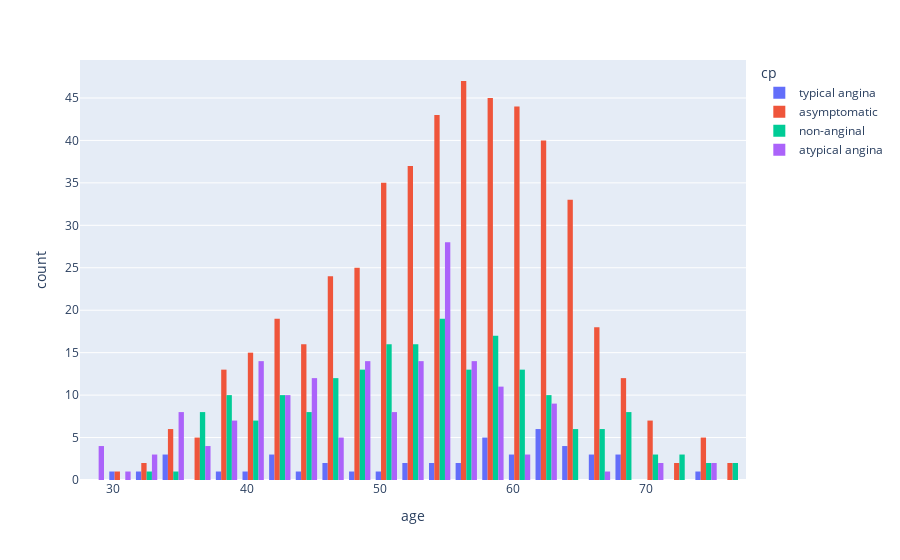

The notebook cell this image was saved under:
### Code cell
fig = px.histogram(df, x='age', color='cp', barmode='group')
fig.show()

### Figure 1 — Plotly figure (JSON) as saved in the notebook; plotly's stock layout.template omitted (floating-point values rounded to 4 significant figures; data arrays with more than 128 entries replaced by an {"elided": "..."} marker saying what was removed)
{"data": [{"alignmentgroup": "True", "bingroup": "x", "hovertemplate": "cp=typical angina<br>age=%{x}<br>count=%{y}<extra></extra>", "legendgroup": "typical angina", "marker": {"color": "#636efa", "pattern": {"shape": ""}}, "name": "typical angina", "offsetgroup": "typical angina", "orientation": "v", "showlegend": true, "type": "histogram", "x": [63, 64, 58, 66, 69, 40, 51, 34, 52, 65, 59, 52, 42, 59, 69, 59, 38, 56, 61, 60, 59, 64, 45, 30, 35, 43, 47, 54, 57, 62, 34, 43, 46, 55, 32, 62, 62, 67, 67, 65, 49, 62, 61, 68, 74, 62], "xaxis": "x", "yaxis": "y"}, {"alignmentgroup": "True", "bingroup": "x", "hovertemplate": "cp=asymptomatic<br>age=%{x}<br>count=%{y}<extra></extra>", "legendgroup": "asymptomatic", "marker": {"color": "#EF553B", "pattern": {"shape": ""}}, "name": "asymptomatic", "offsetgroup": "asymptomatic", "orientation": "v", "showlegend": true, "type": "histogram", "x": {"elided": "496 int values"}, "xaxis": "x", "yaxis": "y"}, {"alignmentgroup": "True", "bingroup": "x", "hovertemplate": "cp=non-anginal<br>age=%{x}<br>count=%{y}<extra></extra>", "legendgroup": "non-anginal", "marker": {"color": "#00cc96", "pattern": {"shape": ""}}, "name": "non-anginal", "offsetgroup": "non-anginal", "orientation": "v", "showlegend": true, "type": "histogram", "x": {"elided": "204 int values"}, "xaxis": "x", "yaxis": "y"}, {"alignmentgroup": "True", "bingroup": "x", "hovertemplate": "cp=atypical angina<br>age=%{x}<br>count=%{y}<extra></extra>", "legendgroup": "atypical angina", "marker": {"color": "#ab63fa", "pattern": {"shape": ""}}, "name": "atypical angina", "offsetgroup": "atypical angina", "orientation": "v", "showlegend": true, "type": "histogram", "x": {"elided": "174 int values"}, "xaxis": "x", "yaxis": "y"}], "layout": {"barmode": "group", "legend": {"title": {"text": "cp"}, "tracegroupgap": 0}, "margin": {"t": 60}, "xaxis": {"anchor": "y", "domain": [0, 1], "title": {"text": "age"}}, "yaxis": {"anchor": "x", "domain": [0, 1], "title": {"text": "count"}}}}
